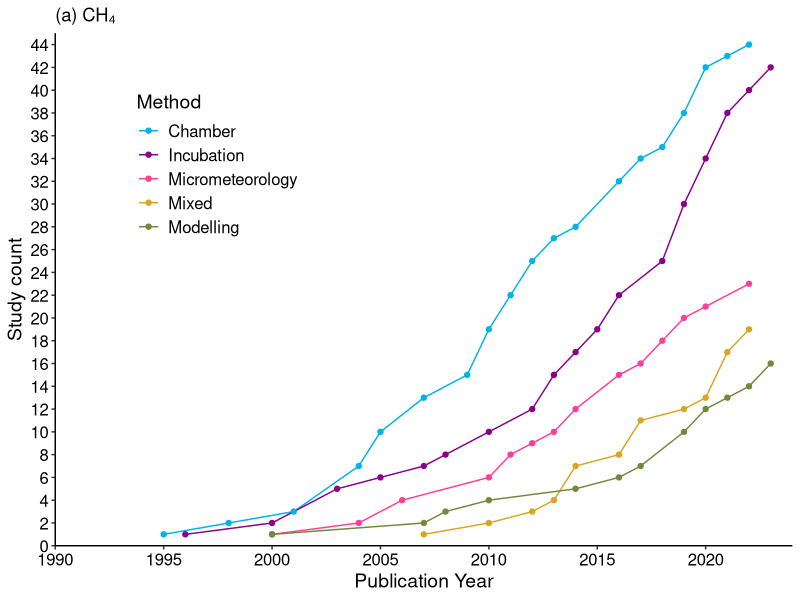
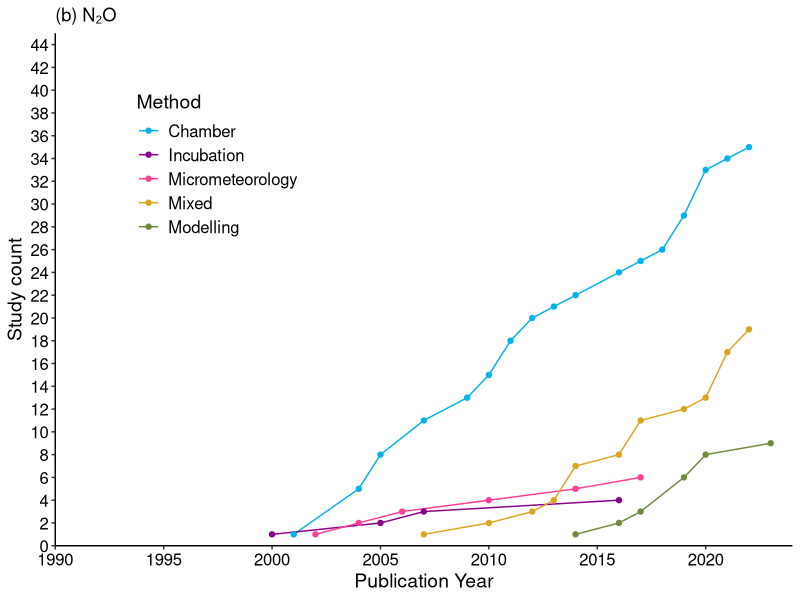
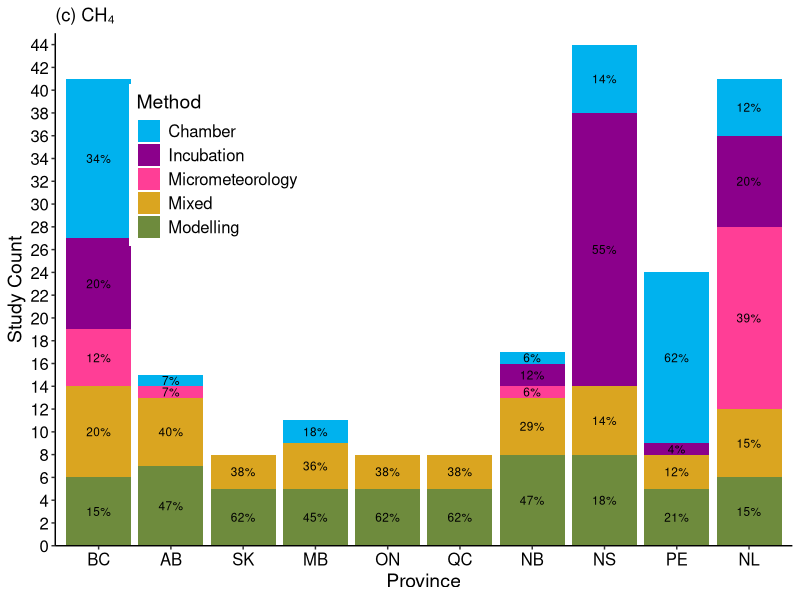
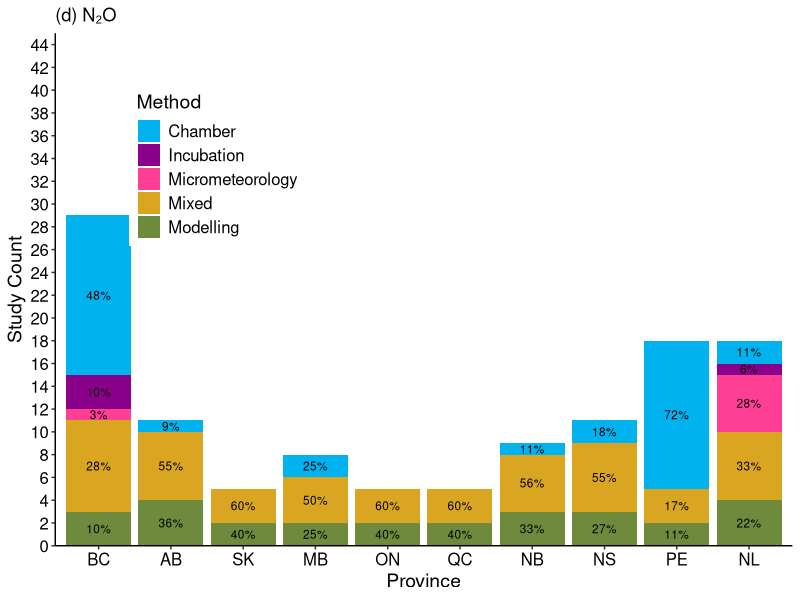
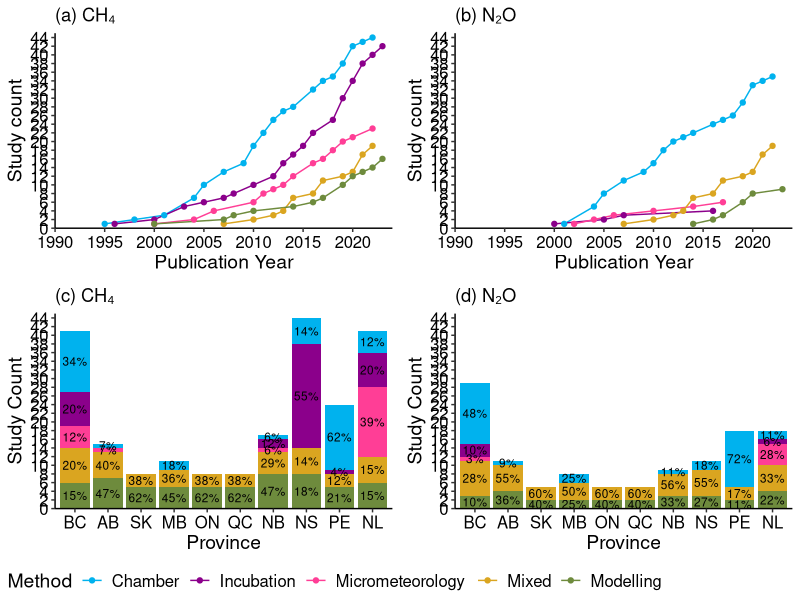

Recreate these plots in R, in order.
#To prepare figure for techniques, CH4 and N2O
#Figure 4
library(tidyverse); library(ggpubr)

#CH4
#read data
GHG.CH4 <- read.csv("input/Canada GHG storage lit review data 20240611.csv",header = T)
#obtain studies from storage measurement 
GHG.storage <- GHG.CH4[grepl("Storage", GHG.CH4$GHG.source),]
GHG.storage <- GHG.storage %>%
  drop_na(Livestock)
GHG.storage[GHG.storage$ID==9,"Technique"] <- 'Incubation'
GHG.storage[GHG.storage$ID==33,"Technique"] <- 'Incubation'
GHG.storage[GHG.storage$ID==225,"Technique"] <- 'Soil chamber'
GHG.storage$Collection.Setting[GHG.storage$Collection.Setting == "Mixed"] <- "Indoor, Outdoor"
#replace "National" to every provinces
National <- c('British Columbia, Alberta, Saskatchewan, Manitoba, Ontario, Quebec, New Brunswick, Nova Scotia, Prince Edward Island, Newfoundland and Labrador')
GHG.storage$Region[GHG.storage$Region == "National"] <- National

#Create a table to change regions
province_abbreviations <- c("Alberta" = "AB",
                            "British Columbia" = "BC",
                            "Manitoba" = "MB",
                            "New Brunswick" = "NB",
                            "Newfoundland and Labrador" = "NL",
                            "Nova Scotia" = "NS",
                            "Ontario" = "ON",
                            "Prince Edward Island" = "PE",
                            "Quebec" = "QC",
                            "Saskatchewan" = "SK",
                            "Northwest Territories" = "NT",
                            "Nunavut" = "NU",
                            "Yukon" = "YT")

#CH4
GHG.storage.CH4 <- GHG.storage[GHG.storage$CH4 == TRUE,]

#Techniques 
Tech_data <- GHG.storage.CH4 %>%
  separate_rows(Technique, sep = ",\\s*")
Tech_data[Tech_data$Technique=='Soil chamber',"Technique"] <- "Chamber"
Tech_data[Tech_data$Technique=='Animal chamber',"Technique"] <- "Chamber"
Tech_data <- Tech_data %>%
  group_by(Pub..year,Technique) %>%
  summarise(Number = n()) %>%
  ungroup() %>%
  group_by(Technique) %>%
  arrange(Pub..year) %>%
  mutate(Tech = cumsum(Number)) %>%
  ungroup() %>%
  group_by(Pub..year) %>%
  mutate(Percentage = Number / sum(Number) * 100)

#Set the order for the techniques
Tech_data$Technique <- factor(Tech_data$Technique, 
                              levels = c("Chamber", "Incubation", "Micrometeorology", 
                                         "Mixed", "Modelling"))
tapply(Tech_data$Number,Tech_data$Technique,sum)
#Animal chamber #6 4.2%, Incubation #43 29.2%, Micrometeorology #23 16.0%, 
#Mixed #17 13.2%, Modelling #16 11.1%, Soil chamber #38 26.4%.

#separate indoor and outdoor.
GHG.storage.CH4 <- GHG.storage.CH4 %>%
  drop_na(Collection.Setting)
Tech_method <- GHG.storage.CH4 %>%
  separate_rows(Collection.Setting, sep = ",\\s*") %>%
  group_by(Pub..year,Collection.Setting) %>%
  summarise(Number = n()) %>%
  ungroup() %>%
  group_by(Pub..year) %>%
  mutate(Percentage = Number / sum(Number) * 100)
tapply(Tech_method$Number,Tech_method$Collection.Setting,sum)
#Indoor #128 82.6%, Outdoor #27 17.4%.

#Separate by province
Tech_province_CH4 <- GHG.storage.CH4 %>%
  separate_rows(Region, sep = ",\\s*") %>%
  separate_rows(Technique, sep = ",\\s*")
Tech_province_CH4[Tech_province_CH4$Technique=='Soil chamber',"Technique"] <- "Chamber"
Tech_province_CH4[Tech_province_CH4$Technique=='Animal chamber',"Technique"] <- "Chamber"
Tech_province_CH4 <- Tech_province_CH4 %>%
  group_by(Region,Technique) %>%
  summarise(Number = n()) %>%
  ungroup() %>%
  group_by(Region) %>%
  arrange(Technique) %>%
  mutate(Percentage = Number / sum(Number) * 100)

#Set the order for the techniques
Tech_province_CH4$Region <- factor(Tech_province_CH4$Region, 
                              levels = c("British Columbia","Alberta","Saskatchewan",
                                    "Manitoba","Ontario","Quebec","New Brunswick",
                                    "Nova Scotia","Prince Edward Island",
                                    "Newfoundland and Labrador"))

#N2O
GHG.storage.N2O <- GHG.storage[GHG.storage$N2O == TRUE,]
GHG.storage.N2O <- GHG.storage.N2O %>%
  drop_na(Livestock)
GHG.storage.N2O[GHG.storage.N2O$ID==225,"Technique"] <- 'Soil chamber'

#Techniques 
Tech_data_N2O <- GHG.storage.N2O %>%
  separate_rows(Technique, sep = ",\\s*")
Tech_data_N2O[Tech_data_N2O$Technique=='Soil chamber',"Technique"] <- "Chamber"
Tech_data_N2O[Tech_data_N2O$Technique=='Animal chamber',"Technique"] <- "Chamber"
Tech_data_N2O <- Tech_data_N2O %>%
  group_by(Pub..year,Technique) %>%
  summarise(Number = n()) %>%
  ungroup() %>%
  group_by(Technique) %>%
  arrange(Pub..year) %>%
  mutate(Tech = cumsum(Number)) %>%
  ungroup() %>%
  group_by(Pub..year) %>%
  mutate(Percentage = Number / sum(Number) * 100)

#Set the order for the techniques
Tech_data_N2O$Technique <- factor(Tech_data_N2O$Technique, 
                                  levels = c("Chamber", "Incubation", "Micrometeorology", 
                                             "Mixed", "Modelling"))
tapply(Tech_data_N2O$Number,Tech_data_N2O$Technique,sum)
#Chamber #35 50.0%, Incubation #3 4.3%, Micrometeorology #5 7.1%, 
#Mixed #19 27.1%, Modelling #8 11.4%.

#separate indoor and outdoor.
GHG.storage.N2O <- GHG.storage.N2O %>%
  drop_na(Collection.Setting)
Tech_method_N2O <- GHG.storage.N2O %>%
  separate_rows(Collection.Setting, sep = ",\\s*") %>%
  group_by(Pub..year,Collection.Setting) %>%
  summarise(Number = n()) %>%
  ungroup() %>%
  group_by(Pub..year) %>%
  mutate(Percentage = Number / sum(Number) * 100)
tapply(Tech_method_N2O$Number,Tech_method_N2O$Collection.Setting,sum)
#Indoor #60 75.0%, Outdoor #20 25.0%.

#Separate by province
Tech_province_N2O <- GHG.storage.N2O %>%
  separate_rows(Region, sep = ",\\s*") %>%
  separate_rows(Technique, sep = ",\\s*")
Tech_province_N2O[Tech_province_N2O$Technique=='Soil chamber',"Technique"] <- "Chamber"
Tech_province_N2O[Tech_province_N2O$Technique=='Animal chamber',"Technique"] <- "Chamber"
Tech_province_N2O <- Tech_province_N2O %>%
  group_by(Region,Technique) %>%
  summarise(Number = n()) %>%
  ungroup() %>%
  group_by(Region) %>%
  arrange(Technique) %>%
  mutate(Percentage = Number / sum(Number) * 100) %>%
  ungroup() %>%
  group_by(Region)

#Set the order for the techniques
Tech_province_N2O$Region <- factor(Tech_province_N2O$Region, 
                                   levels = c("British Columbia","Alberta","Saskatchewan",
                                              "Manitoba","Ontario","Quebec","New Brunswick",
                                              "Nova Scotia","Prince Edward Island",
                                              "Newfoundland and Labrador"))

#Add province abbreviation
#Function to replace the provinces
replace_provinces <- function(province) {
  abbreviations <- sapply(province, function(x) province_abbreviations[x])
  return(paste(abbreviations, collapse = ", "))}
# Apply the function to the method column in your dataframe
Tech_province_CH4$Region <- sapply(Tech_province_CH4$Region, replace_provinces)
Tech_province_N2O$Region <- sapply(Tech_province_N2O$Region, replace_provinces)

#Figure on techniques
Figure4a <- ggplot(Tech_data, aes(x = Pub..year, y = Tech, color = Technique)) +
  geom_line() +
  geom_point() +
  labs(x = "Publication Year", y = "Study count", color = "Method", title = "(a) CH₄") +
  scale_color_manual(values = c("Chamber" = "deepskyblue2", "Incubation" = "darkmagenta", 
                                "Micrometeorology" = "violetred1", "Mixed" = "goldenrod", 
                                "Modelling" = "darkolivegreen4")) +
  theme_classic() +
  theme(axis.text = element_text(size = 12, colour = "black"),
        axis.title.x = element_text(size = 14),
        axis.title.y = element_text(size = 14),
        legend.position = c(0.1, 0.9),  # Adjust the legend position
        legend.justification = c(0, 1),  # Align the legend to top-left
        legend.title = element_text(size = 14),  # Adjust legend title font size
        legend.text = element_text(size = 12),
        axis.line = element_line(color = "black")) +
  scale_y_continuous(limits = c(0, 45), 
                     breaks = seq(0, 45, by = 2),
                     expand = c(0, 0))+
  scale_x_continuous(limits = c(1990, 2024), 
                     breaks = seq(1990, 2024 , by = 5),
                     expand = c(0, 0))
Figure4a

Figure4b <- ggplot(Tech_data_N2O, aes(x = Pub..year, y = Tech, color = Technique)) +
  geom_line() +
  geom_point() +
  labs(x = "Publication Year", y = "Study count", color = "Method", title = "(b) N₂O") +
  scale_color_manual(values = c("Chamber" = "deepskyblue2", "Incubation" = "darkmagenta", 
                                "Micrometeorology" = "violetred1", "Mixed" = "goldenrod", 
                                "Modelling" = "darkolivegreen4")) +
  theme_classic() +
  theme(axis.text = element_text(size = 12, colour = "black"),
        axis.title.x = element_text(size = 14),
        axis.title.y = element_text(size = 14),
        legend.position = c(0.1, 0.9),  # Adjust the legend position
        legend.justification = c(0, 1),  # Align the legend to top-left
        legend.title = element_text(size = 14),  # Adjust legend title font size
        legend.text = element_text(size = 12),
        axis.line = element_line(color = "black")) +
  scale_y_continuous(limits = c(0, 45), 
                     breaks = seq(0, 45, by = 2),
                     expand = c(0, 0))+
  scale_x_continuous(limits = c(1990, 2024), 
                     breaks = seq(1990, 2024 , by = 5),
                     expand = c(0, 0))
Figure4b

Figure4c <- ggplot(Tech_province_CH4, 
                   aes(x = Region, y = Number, fill = Technique, group = Technique)) +
  geom_bar(stat = "identity",
           linetype = 0) +
  labs(x = "Province", y = "Study Count", fill = "Method", title = "(c) CH₄") +
  scale_fill_manual(values = c("Chamber" = "deepskyblue2", "Incubation" = "darkmagenta", 
                               "Micrometeorology" = "violetred1", "Mixed" = "goldenrod", 
                               "Modelling" = "darkolivegreen4")) +
  theme_classic() +
  theme(axis.text = element_text(size = 12, color = "black"),
        axis.title.x = element_text(size = 14),
        axis.title.y = element_text(size = 14),
        legend.position = c(0.1, 0.9),  # Adjust the legend position
        legend.justification = c(0, 1),  # Align the legend to top-left
        legend.title = element_text(size = 14),  # Adjust legend title font size
        legend.text = element_text(size = 12),
        axis.line = element_line(color = "black")) +
  geom_text(aes(label = paste0(round(Percentage, 0), "%")),
            position = position_stack(vjust = 0.5),
            size = 3,
            color = "black") +
  scale_y_continuous(limits = c(0, 45), 
                     breaks = seq(0, 45, by = 2),
                     expand = c(0, 0))+
  scale_x_discrete(limits = c("BC","AB","SK","MB","ON","QC","NB","NS","PE","NL"),
                   labels = function(x) stringr::str_wrap(x, width = 20))
Figure4c

Figure4d <- ggplot(Tech_province_N2O, 
                   aes(x = Region, y = Number, fill = Technique, group = Technique)) +
  geom_bar(stat = "identity",
           linetype = 0) +
  labs(x = "Province", y = "Study Count", fill = "Method", title = "(d) N₂O") +
  scale_fill_manual(values = c("Chamber" = "deepskyblue2", "Incubation" = "darkmagenta", 
                               "Micrometeorology" = "violetred1", "Mixed" = "goldenrod", 
                               "Modelling" = "darkolivegreen4")) +
  theme_classic() +
  theme(axis.text = element_text(size = 12, color = "black"),
        axis.title.x = element_text(size = 14),
        axis.title.y = element_text(size = 14),
        legend.position = c(0.1, 0.9),  # Adjust the legend position
        legend.justification = c(0, 1),  # Align the legend to top-left
        legend.title = element_text(size = 14),  # Adjust legend title font size
        legend.text = element_text(size = 12),
        axis.line = element_line(color = "black")) +
  geom_text(aes(label = paste0(round(Percentage, 0), "%")),
            position = position_stack(vjust = 0.5),
            size = 3,
            color = "black") +
  scale_y_continuous(limits = c(0, 45), 
                     breaks = seq(0, 45, by = 2),
                     expand = c(0, 0))+
  scale_x_discrete(limits = c("BC","AB","SK","MB","ON","QC","NB","NS","PE","NL"),
                   labels = function(x) stringr::str_wrap(x, width = 20))
Figure4d

#Export figure
ggsave("output/Figure 4 - Methods CH4 and N2O.png", 
       ggarrange(Figure4a, Figure4b, Figure4c, Figure4d,
                 ncol = 2, nrow = 2,
                 common.legend = TRUE, legend = "bottom"),
       width = 24, height = 24, units = "cm",
       dpi = 300)
